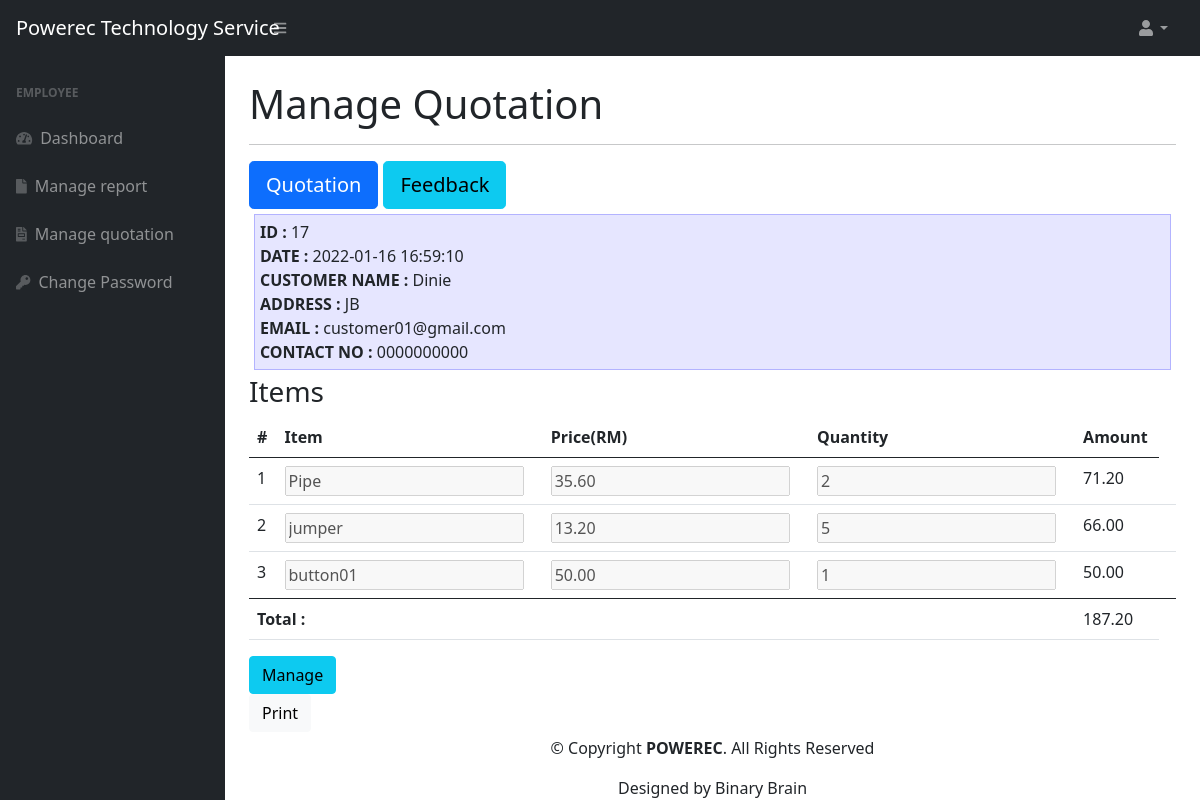
/add-item.php?qid=17 (signed in), run on the app's committed database.
### tables this page shows
CREATE TABLE `quotation` (
  `qid` int(11) NOT NULL,
  `service` text DEFAULT NULL,
  `status` varchar(10) DEFAULT 'Pending',
  `date` timestamp NOT NULL DEFAULT current_timestamp(),
  `q_addr` text NOT NULL,
  `uid` int(11) NOT NULL
);

CREATE TABLE `users` (
  `id` int(11) NOT NULL,
  `u_name` varchar(255) DEFAULT NULL,
  `u_email` varchar(255) DEFAULT NULL,
  `u_password` varchar(300) DEFAULT NULL,
  `u_contactno` varchar(11) DEFAULT NULL,
  `u_address` varchar(255) DEFAULT NULL,
  `user_type` int(2) NOT NULL DEFAULT 1,
  `u_posting_date` timestamp NOT NULL DEFAULT current_timestamp()
);

CREATE TABLE `item` (
  `i_id` int(11) NOT NULL,
  `i_name` varchar(50) NOT NULL,
  `i_price` float NOT NULL,
  `i_quantity` int(11) NOT NULL,
  `q_id` int(11) NOT NULL
);

### add-item.php (the view, shortened to what this page needs)
<?php session_start();
include_once('includes/config.php');
if (strlen($_SESSION['id']==0)) {
  header('location:logout.php');
  } else{
    $qid = $_GET['qid'];
?>
<!DOCTYPE html>
<html lang="en">
    <head>
        <link href="https://cdn.jsdelivr.net/npm/simple-datatables@latest/dist/style.css" rel="stylesheet" />
        <link href="css/styles.css" rel="stylesheet" />
    </head>
    <body class="sb-nav-fixed">
      <?php include_once('includes/navbar.php');?>
        <div id="layoutSidenav">
          <?php include_once('includes/e_sidebar.php');?>
            <div id="layoutSidenav_content">
            <div id="print">
            <main>
              <div class="container-fluid px-4">
              <h1 class="mt-4">Manage Quotation</h1>
              <hr />
              <div style="display: flex;">
                            <button id="q-" class="btn btn-primary btn-lg" style="margin-right: 5px;">Quotation</button>
                            <button id="f-" class="btn btn-info btn-lg">Feedback</button>
                        </div>
              <div id="quotation-detail">
                    <div class="chat-reply" style="padding: 5px; margin: 5px;">
                            <?php
                                $result = $con->query("SELECT * FROM quotation q, users u WHERE qid=$qid AND q.uid=u.id;");
                                $row = $result->fetch_assoc();
                            ?>
                                <b>ID : </b>
                                <?php echo $row['qid']; ?>
                                <br>
                                <b>DATE : </b>
                                <?php echo $row['date']; ?>
                                <br>
                                <b>CUSTOMER NAME : </b>
                                <?php echo $row['u_name']; ?>
                                <br>
                                <b>ADDRESS : </b>
                                <?php echo $row['q_addr']; ?>
                                <br>
                                <b>EMAIL : </b>
                                <?php echo $row['u_email']; ?>
                                <br>
                                <b>CONTACT NO : </b>
                                <?php echo $row['u_contactno']; ?>
                                <br>
                        </div>
          <?php $result = $con->query("SELECT * FROM item WHERE q_id=$qid;") or die($con->error); ?>
          <div id="manage-item">
            <h3>Items</h3>
            <table class="table">
            <thead>
                <tr>
                <th>#</th>
              <th>Item</th>
              <th>Price(RM)</th>
              <th>Quantity</th>
              <th>Amount</th>
              </tr>
            </thead>
            <?php
            $i = 1;
            $total = 0.0;
            while ($row = $result->fetch_assoc()){
            ?>
            <tr>
              <form method="post" action="">
              <td><?php echo $i; ?></td>
              <td><input type="text" name="i_name" value="<?php echo $row['i_name']; ?>" disabled></td>
              <td>
                <input type="number" step="0.01" name="i_price" value="<?php echo number_format((float) $row['i_price'], 2, '.', ''); ?>" disabled required>
              </td>
              <td><input type="number" name="i_quantity" value="<?php echo $row['i_quantity']; ?>" disabled required></td>
              <td><?php
              $amt = $row['i_quantity']*$row['i_price'];
              $total += $amt;
              echo number_format((float) $amt, 2, '.', '');
              ?></td>
              <td>
              </td>
              </form>
            </tr>
            <?php
            $i = $i +1;}if ($result->num_rows == 0){
            ?>
            <h4>No record found.</h4>
            <?php } ?>
            <tfoot>
                                <tr>
                                  <th id="total" colspan="4">Total :</th>
                                  <td><?php echo number_format((float) $total, 2, '.', ''); ?></td>
                                </tr>
                               </tfoot>
                            </table>
          </div>
          <table>
            <tfoot>
              <tr>
              <a href="manage-item.php?qid=<?php echo $qid; ?>" class="btn btn-info">Manage</a>
               </tr>
            </tfoot>
          </table>
                <button class="btn btn-light" onclick="printDiv()">Print</button>
        </div>
      </main>
      </div>
         <?php include('includes/footer.php');?>
    </body>
</html>
<?php } ?>

### add-item.php (style rules this page uses)
.chat-reply { background-color: #e6e6ff; border: 1px solid #b3b3ff; }

### data on the page
quotation: qid "17", date "2022-01-16 16:59:10", uid.u_name "Dinie", q_addr "JB", uid.u_email "customer01@gmail.com", uid.u_contactno "0000000000"
item: i_name "Pipe", i_price "35.60", i_quantity "2", amt "71.20"
item: i_name "jumper", i_price "13.20", i_quantity "5", amt "66.00"
item: i_name "button01", i_price "50.00", i_quantity "1", amt "50.00"

### other printed values
$total "187.20"
